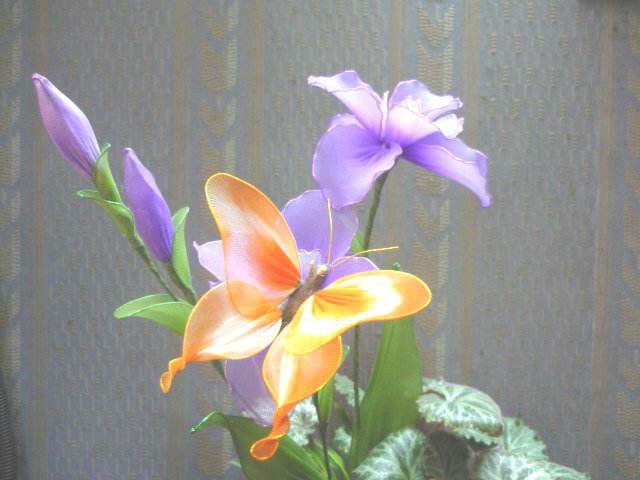
#> input picture datas/f4.jpg, 640 x 480 px
$ jupyter execute '96-图像特效-海报风格.ipynb'   (shell and % lines are left out)
#> lines starting #> are read from the running program, lines starting #| are printed output that depends on the picture
# 图像特效-海报风格

[cell 1]
from scipy import signal
import numpy as np
import cv2
import matplotlib.pyplot as plt
import math
import sklearn
import sklearn.cluster
from sklearn.cluster import KMeans

[cell 2]
src = cv2.imread('../datas/f4.jpg')
#> src is the input picture: shape (480, 640, 3); mean B, G, R 142.8, 147.8, 150.1
gray = cv2.imread('../datas/f4.jpg',0)
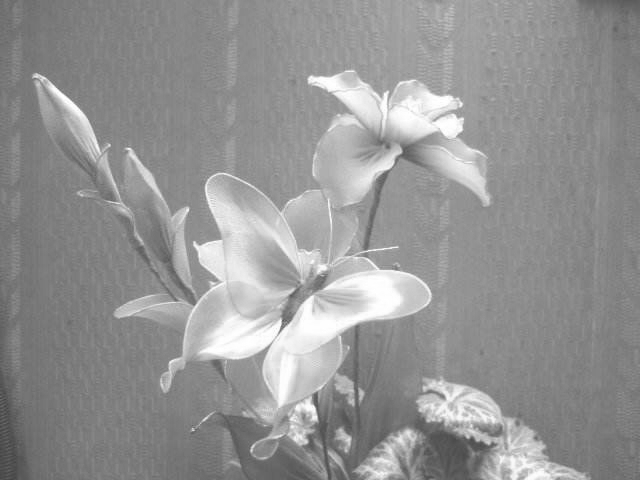
#> gray: shape (480, 640); min 66, max 255, mean 147.9
rgb = cv2.cvtColor(src,cv2.COLOR_BGR2RGB)

[cell 3]
def posterize(src, numColors=5, contrast=40, comic=3,dot=False):

#> called with numColors = 5, contrast = 40, comic = 3, dot = False
    img = np.float32(src).copy()

    numPixels = img.shape[0]*img.shape[1]
#> numPixels = 307200
    X = np.resize(np.asarray(img), (numPixels ,3))
    pixels = img.copy()

    kmeans = KMeans(n_clusters=numColors, random_state=0)
    kmeans.fit(X)


    if dot:
        for i in range(img.shape[0]):    # for every pixel:
            for j in range(img.shape[1]):
                modLevel = ((i%6)/3 == (j%6)/3)*12*comic - 6*comic
                modLevel -= comic*((i%3==0)*4 + (i%3==1)*12 + (i%3==2)*6)
                modLevel -= comic*((j%3==0)*1 + (j%3==1)*8 + (j%3==2)*5)
                modLevel += comic*12.0
                newColor = np.add([modLevel, modLevel, modLevel], pixels[i, j]).astype(int)
                pixels[i, j] = tuple(newColor)
    else:
        for i in range(img.shape[0]):    # for every pixel:
            for j in range(img.shape[1]):
                #modLevel = ((i%4)/2 == (j%4)/2)*16 + ((i%8)/4 == (j%8)/4)*8 - 12
                modLevel = ((i%4)/2 == (j%4)/2)*12*comic - 6*comic
                modLevel += (1-i%2)*(1-j%2)*4*comic
                modLevel -= (i%2)*(j%2)*4*comic
                modLevel += (i%2)*(1-j%2)*2*comic
                modLevel -= (1-i%2)*(j%2)*2*comic

                newColor = np.add([modLevel, modLevel, modLevel], pixels[i, j]).astype(int)
                pixels[i, j] = tuple(newColor)
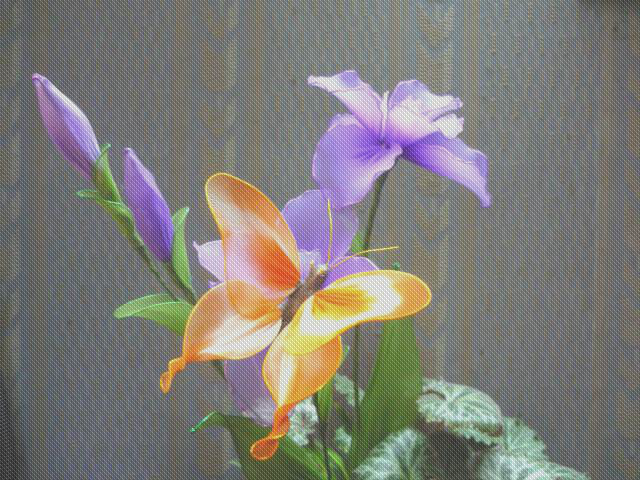
#> pixels: shape (480, 640, 3) float32; mean R, G, B 141.1, 138.8, 133.8; drawn with min black and max white


    numPixels = img.shape[0]*img.shape[1]
    X = np.resize(np.asarray(img), (numPixels ,3))

    predictions = np.resize(kmeans.predict(X), (img.shape[1], img.shape[0]))
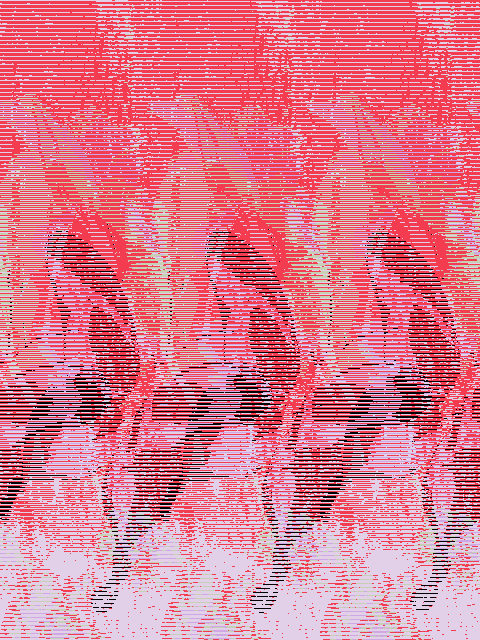
#> predictions: shape (640, 480) int32; 5 distinct labels, from 0 to 4; one colour per label, 0 black


    average = [0, 0, 0]
    normAverage = average

    for k in kmeans.cluster_centers_:
        average += k
        #if np.average(
    average /= numColors
    for l in kmeans.cluster_centers_:
            dif = l-average
            push = dif/(np.linalg.norm(dif))
            l += push*max(contrast - np.linalg.norm(dif), contrast/3)


    for i in range(img.shape[0]):    # for every pixel:
        for j in range(img.shape[1]):
            predictedCluster = predictions[j, i]
            predictedColor = kmeans.cluster_centers_[predictedCluster].astype(int)
            pixels[i, j] = tuple(predictedColor)
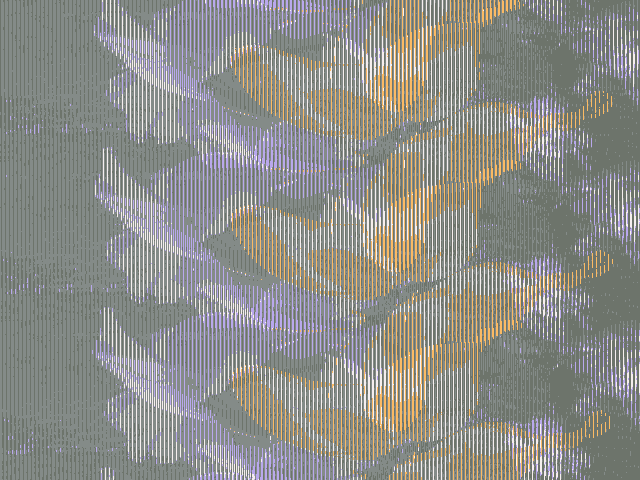
#> pixels: shape (480, 640, 3) float32; mean R, G, B 141.9, 142.8, 138.3

    img = img + 25
    img = np.clip(img,0,255)
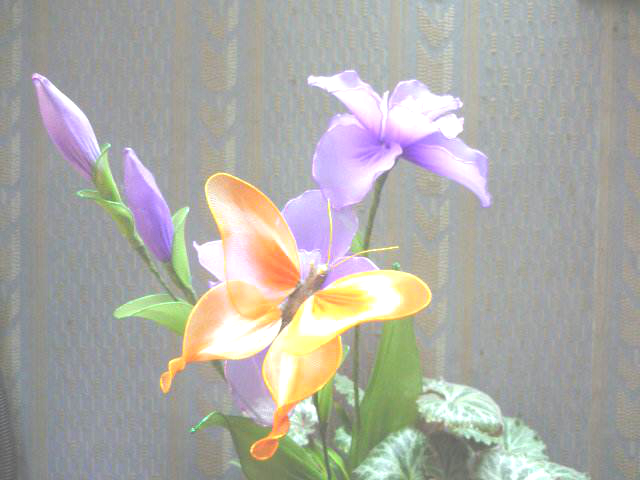
#> img: shape (480, 640, 3) float32; mean R, G, B 173.4, 172.2, 166.5
    img[img < 0] = 0
    img[img > 255] = 255
    return np.uint8(img)
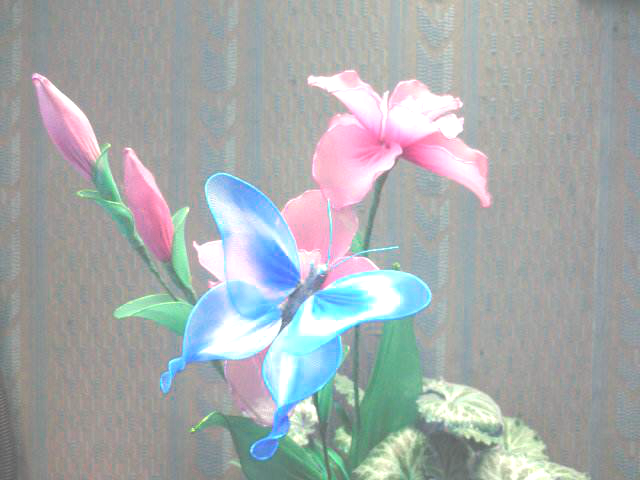
#> returned value: shape (480, 640, 3); mean of channels 0, 1, 2 173.3, 172.1, 166.4; drawn as B, G, R

[cell 4]
dst = posterize(rgb)

[cell 5]
plt.imshow(dst)

[cell 6]
def posterize2(src,step = 20):
#> called with step = 64
    srcf = np.float32(src)
    dst = np.zeros_like(src)
    if step < 0:
        step = 1
    if step > 255:
        step = 255
    level = np.floor(255.0 / step)
    dst = np.floor((srcf / level)) * level
    dst = np.clip(dst,0,255)
    return np.uint8(dst)
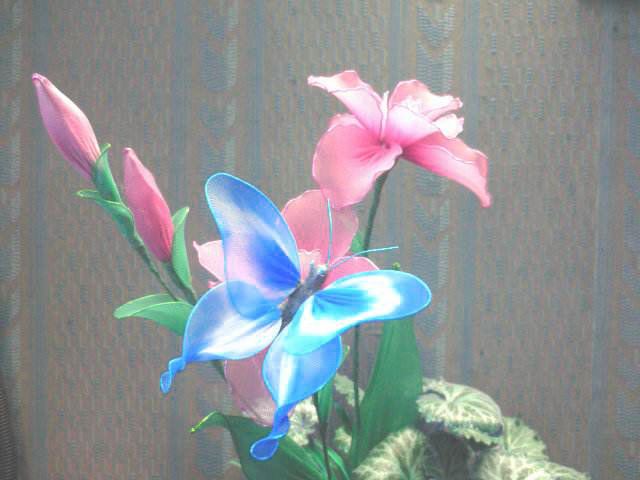
#> returned value: shape (480, 640, 3); mean of channels 0, 1, 2 149.1, 146.8, 141.8; drawn as B, G, R

[cell 7]
dst2 = posterize2(rgb,step=64)
plt.imshow(dst2)

[cell 8]
diff = dst2 - rgb
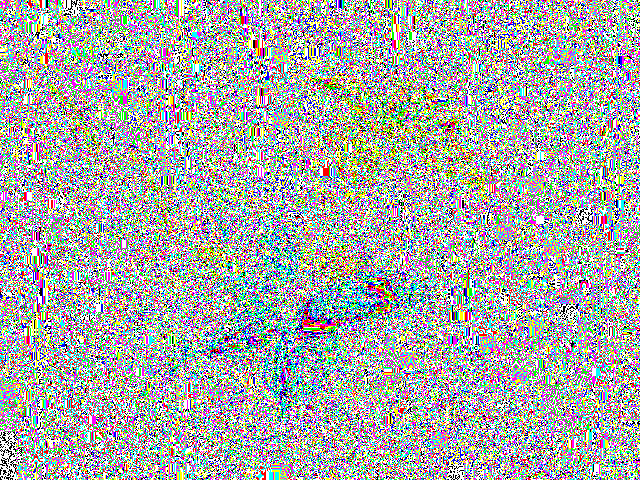
#> diff: shape (480, 640, 3); mean R, G, B 166.9, 169.1, 166.9
diff[diff < 0] = 0
plt.imshow(diff)

$ run again, with datas/f1.jpg copied over datas/f4.jpg
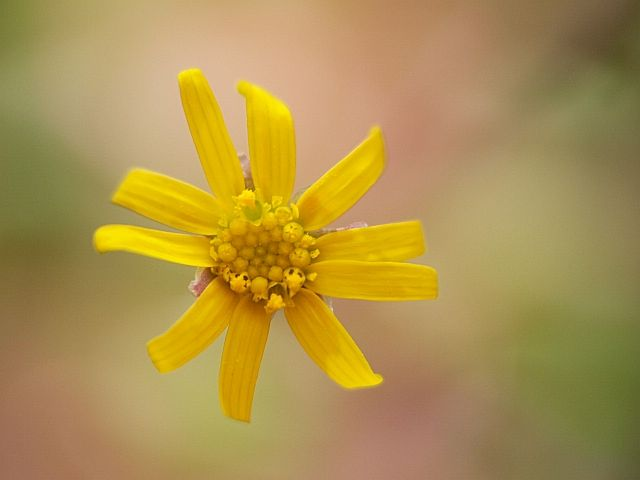
#> input picture datas/f1.jpg, 640 x 480 px
#> src is the input picture: shape (480, 640, 3); mean B, G, R 78.8, 145.8, 173.2
#> predictions: shape (640, 480) int32; 5 distinct labels, from 0 to 4
#> after the loop in posterize, `for i in range(img.shape[0]):`:
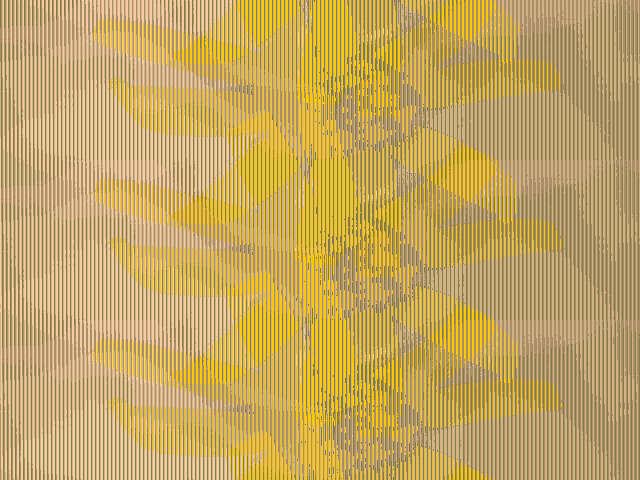
#> pixels: shape (480, 640, 3) float32; mean R, G, B 170.8, 143.7, 82.4; drawn with min black and max white
#> `diff = dst2 - rgb`:
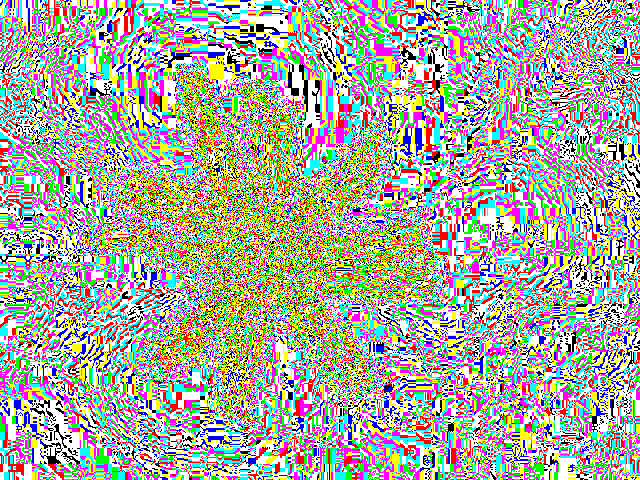
#> diff: shape (480, 640, 3); mean R, G, B 169.7, 169.9, 159.3

$ run again, with datas/f3.jpg copied over datas/f4.jpg
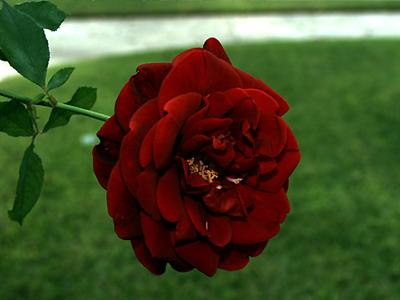
#> input picture datas/f3.jpg, 400 x 300 px
#> src is the input picture: shape (300, 400, 3); mean B, G, R 41.2, 78.6, 72.4
#> predictions: shape (400, 300) int32; 5 distinct labels, from 0 to 4
#> after the loop in posterize, `for i in range(img.shape[0]):`:
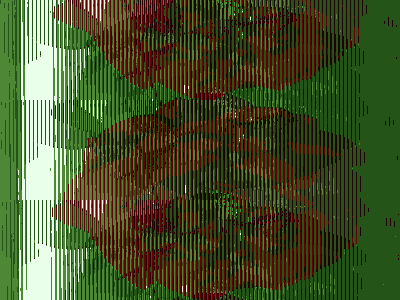
#> pixels: shape (300, 400, 3) float32; mean R, G, B 65.4, 76.9, 35.9; drawn with min black and max white
#> `diff = dst2 - rgb`:
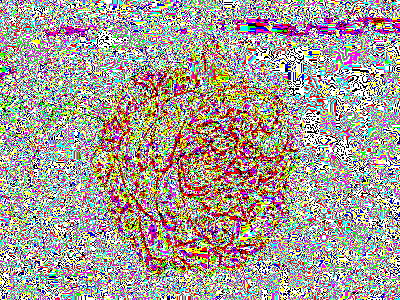
#> diff: shape (300, 400, 3); mean R, G, B 169.3, 157.9, 151.9
